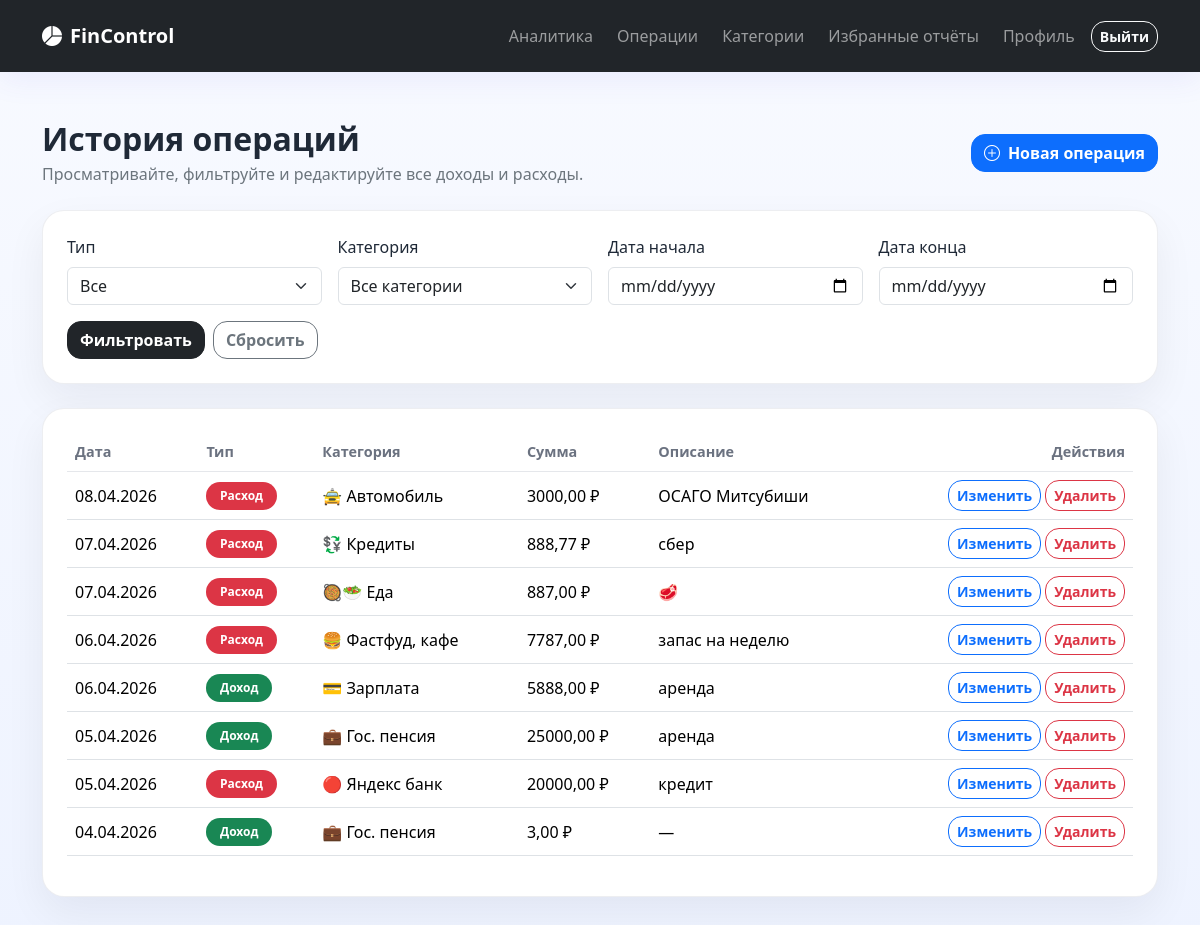
/transactions/ (signed in), run on the app's committed database.
### core/models.py (models this page shows, shortened)
class Transaction(models.Model):
    TYPE_INCOME = "income"
    TYPE_EXPENSE = "expense"
    TYPE_CHOICES = [
        (TYPE_INCOME, "Доход"),
        (TYPE_EXPENSE, "Расход"),
    ]
    user = models.ForeignKey(User, on_delete=models.CASCADE, related_name="transactions")
    transaction_type = models.CharField(max_length=10, choices=TYPE_CHOICES)
    amount = models.DecimalField(max_digits=12, decimal_places=2)
    operation_date = models.DateField(default=timezone.localdate)
    category = models.ForeignKey(Category, on_delete=models.PROTECT, related_name="transactions")
    description = models.CharField(max_length=255, blank=True)
    created_at = models.DateTimeField(auto_now_add=True)
    class Meta:
        ordering = ["-operation_date", "-created_at"]

class Category(models.Model):
    user = models.ForeignKey(User, on_delete=models.CASCADE, related_name="categories")
    name = models.CharField(max_length=100)
    icon = models.CharField(max_length=10, default="💼")
    parent = models.ForeignKey(
        "self",
        on_delete=models.CASCADE,
        related_name="children",
        blank=True,
        null=True,
    )
    monthly_limit = models.DecimalField(max_digits=12, decimal_places=2, default=0)
    is_active = models.BooleanField(default=True)
    created_at = models.DateTimeField(auto_now_add=True)
    class Meta:
        ordering = ["parent__name", "name"]
        unique_together = ("user", "parent", "name")

### core/views.py (the view)
# urls.py: path("transactions/", transaction_list_view, name="transaction_list"),
@login_required
def transaction_list_view(request: HttpRequest) -> HttpResponse:
    queryset = Transaction.objects.filter(user=request.user).select_related("category", "category__parent")
    transaction_type = request.GET.get("type")
    category_id = request.GET.get("category")
    start_date = request.GET.get("start_date")
    end_date = request.GET.get("end_date")
    if transaction_type:
        queryset = queryset.filter(transaction_type=transaction_type)
    if category_id:
        queryset = queryset.filter(category_id=category_id)
    if start_date:
        queryset = queryset.filter(operation_date__gte=start_date)
    if end_date:
        queryset = queryset.filter(operation_date__lte=end_date)
    context = {
        "transactions": queryset,
        "categories": request.user.categories.filter(is_active=True).select_related("parent"),
    }
    return render(request, "core/transaction_list.html", context)

### templates/core/transaction_list.html (shortened to what this page needs)
{% extends 'base.html' %}
{% block content %}
<div class="d-flex flex-column flex-lg-row justify-content-between align-items-lg-center gap-3 mb-4">
    <div>
        <h1 class="h2 fw-bold mb-1">История операций</h1>
        <p class="text-secondary mb-0">Просматривайте, фильтруйте и редактируйте все доходы и расходы.</p>
    </div>
    <a href="{% url 'transaction_create' %}" class="btn btn-primary"><i class="bi bi-plus-circle me-2"></i>Новая операция</a>
</div>
<div class="fc-card p-4 mb-4">
    <form method="get" class="row g-3">
        <div class="col-md-3">
            <label class="form-label">Тип</label>
            <select name="type" class="form-select">
                <option value="">Все</option>
            </select>
        </div>
        <div class="col-md-3">
            <label class="form-label">Категория</label>
            <select name="category" class="form-select">
                <option value="">Все категории</option>
            </select>
        </div>
        <div class="col-md-3">
            <label class="form-label">Дата начала</label>
            <input type="date" name="start_date" class="form-control">
        </div>
        <div class="col-md-3">
            <label class="form-label">Дата конца</label>
            <input type="date" name="end_date" class="form-control">
        </div>
        <div class="col-12 d-flex gap-2">
            <button class="btn btn-dark">Фильтровать</button>
            <a href="{% url 'transaction_list' %}" class="btn btn-outline-secondary">Сбросить</a>
        </div>
    </form>
</div>
<div class="fc-card p-3 p-lg-4">
    <div class="table-responsive">
        <table class="table align-middle">
            <thead>
                <tr>
                    <th>Дата</th>
                    <th>Тип</th>
                    <th>Категория</th>
                    <th>Сумма</th>
                    <th>Описание</th>
                    <th class="text-end">Действия</th>
                </tr>
            </thead>
            <tbody>
                {% for item in transactions %}
                    <tr>
                        <td>{{ item.operation_date|date:'d.m.Y' }}</td>
                        <td>
                            {% if item.transaction_type == 'income' %}
                                <span class="badge text-bg-success fc-badge">Доход</span>
                            {% else %}
                                <span class="badge text-bg-danger fc-badge">Расход</span>
                            {% endif %}
                        </td>
                        <td>{{ item.category.icon }} {{ item.category.name }}</td>
                        <td>{{ item.amount }} ₽</td>
                        <td>{{ item.description|default:'—' }}</td>
                        <td class="text-end">
                            <a href="{% url 'transaction_update' item.pk %}" class="btn btn-sm btn-outline-primary">Изменить</a>
                            <a href="{% url 'transaction_delete' item.pk %}" class="btn btn-sm btn-outline-danger">Удалить</a>
                        </td>
                    </tr>
                {% empty %}
                    <tr>
                        <td colspan="6" class="text-center text-secondary py-4">Операций пока нет.</td>
                    </tr>
                {% endfor %}
            </tbody>
        </table>
    </div>
</div>
{% endblock %}

### templates/base.html (shortened to what this page needs)
{% load static %}
<!DOCTYPE html>
<html lang="ru">
<head>
    <link href="https://cdn.jsdelivr.net/npm/bootstrap@5.3.8/dist/css/bootstrap.min.css" rel="stylesheet">
    <link rel="stylesheet" href="https://cdn.jsdelivr.net/npm/bootstrap-icons@1.13.1/font/bootstrap-icons.min.css">
    <link rel="stylesheet" href="{% static 'css/styles.css' %}">
</head>
<body>
    <nav class="navbar navbar-expand-lg navbar-dark bg-dark py-3">
        <div class="container">
            <a class="navbar-brand fw-bold" href="{% url 'dashboard' %}">
                <i class="bi bi-pie-chart-fill me-2"></i>FinControl
            </a>
            <div class="collapse navbar-collapse" id="mainNavbar">
                {% if request.user.is_authenticated %}
                    <ul class="navbar-nav ms-auto align-items-lg-center gap-lg-2">
                        <li class="nav-item"><a class="nav-link" href="{% url 'dashboard' %}">Аналитика</a></li>
                        <li class="nav-item"><a class="nav-link" href="{% url 'transaction_list' %}">Операции</a></li>
                        <li class="nav-item"><a class="nav-link" href="{% url 'category_list' %}">Категории</a></li>
                        <li class="nav-item"><a class="nav-link" href="{% url 'saved_report_list' %}">Избранные отчёты</a></li>
                        <li class="nav-item"><a class="nav-link" href="{% url 'profile' %}">Профиль</a></li>
                        <li class="nav-item">
                            <form action="{% url 'logout' %}" method="post" class="d-inline">
                                <button class="btn btn-outline-light btn-sm">Выйти</button>
                            </form>
                        </li>
                    </ul>
                {% else %}
                    <div class="ms-auto d-flex gap-2">
                        <a class="btn btn-outline-light btn-sm" href="{% url 'login' %}">Войти</a>
                        <a class="btn btn-light btn-sm" href="{% url 'register' %}">Регистрация</a>
                    </div>
                {% endif %}
            </div>
        </div>
    </nav>
    <main class="container py-4 py-lg-5">
        {% block content %}{% endblock %}
    </main>
</body>
</html>

### static/css/styles.css (style rules this page uses)
:root { --fc-bg: #f6f8fc; --fc-card: #ffffff; --fc-text: #1f2937; --fc-muted: #6b7280; --fc-primary: #4f46e5; --fc-success: #10b981; --fc-danger: #ef4444; --fc-warning: #f59e0b; --fc-border: #e5e7eb; }
body { background: linear-gradient(180deg, #f8faff 0%, #eef3ff 100%); color: var(--fc-text); font-family: "Segoe UI", Tahoma, Geneva, Verdana, sans-serif; }
.navbar { backdrop-filter: blur(10px); box-shadow: 0 8px 30px rgba(79, 70, 229, 0.08); }
.fc-card { background: var(--fc-card); border: 1px solid rgba(229, 231, 235, 0.7); border-radius: 22px; box-shadow: 0 16px 40px rgba(15, 23, 42, 0.06); }
.fc-badge { border-radius: 999px; padding: 0.5rem 0.85rem; font-weight: 600; }
.table thead th { font-size: 0.9rem; color: var(--fc-muted); border-bottom: 1px solid var(--fc-border); }
.btn { border-radius: 14px; font-weight: 600; }

### data on the page
Transaction: operation_date "08.04.2026", transaction_type "Расход", category.icon "🚖", category.name "Автомобиль", amount "3000,00", description "ОСАГО Митсубиши"
Transaction: operation_date "07.04.2026", transaction_type "Расход", category.icon "💱", category.name "Кредиты", amount "888,77", description "сбер"
Transaction: operation_date "07.04.2026", transaction_type "Расход", category.icon "🥘🥗", category.name "Еда", amount "887,00", description "🥩"
Transaction: operation_date "06.04.2026", transaction_type "Расход", category.icon "🍔", category.name "Фастфуд, кафе", amount "7787,00", description "запас на неделю"
Transaction: operation_date "06.04.2026", transaction_type "Доход", category.icon "💳", category.name "Зарплата", amount "5888,00", description "аренда"
Transaction: operation_date "05.04.2026", transaction_type "Доход", category.icon "💼", category.name "Гос. пенсия", amount "25000,00", description "аренда"
Transaction: operation_date "05.04.2026", transaction_type "Расход", category.icon "🔴", category.name "Яндекс банк", amount "20000,00", description "кредит"
Transaction: operation_date "04.04.2026", transaction_type "Доход", category.icon "💼", category.name "Гос. пенсия", amount "3,00", description "—"
